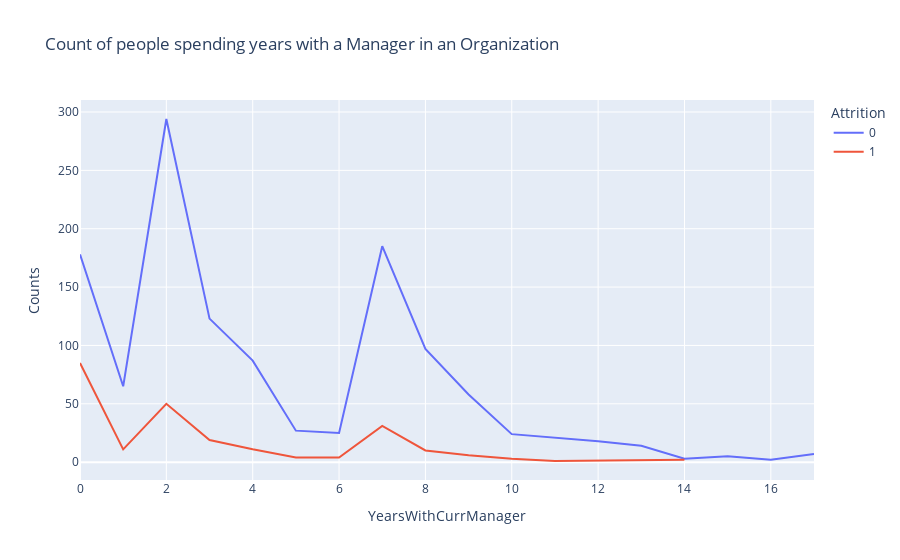

Notebook cell for this chart:
### Code cell
man_att=data.groupby(['YearsWithCurrManager','Attrition']).apply(lambda x:x['DailyRate'].count()).reset_index(name='Counts')
px.line(man_att,x='YearsWithCurrManager',y='Counts',color='Attrition',title='Count of people spending years with a Manager in an Organization')

### Figure 1 — Plotly figure (JSON) as saved in the notebook; plotly's stock layout.template omitted (floating-point values rounded to 4 significant figures)
{"data": [{"hovertemplate": "Attrition=0<br>YearsWithCurrManager=%{x}<br>Counts=%{y}<extra></extra>", "legendgroup": "0", "line": {"color": "#636efa", "dash": "solid"}, "marker": {"symbol": "circle"}, "mode": "lines", "name": "0", "orientation": "v", "showlegend": true, "x": [0, 1, 2, 3, 4, 5, 6, 7, 8, 9, 10, 11, 12, 13, 14, 15, 16, 17], "xaxis": "x", "y": [178, 65, 294, 123, 87, 27, 25, 185, 97, 58, 24, 21, 18, 14, 3, 5, 2, 7], "yaxis": "y", "type": "scatter"}, {"hovertemplate": "Attrition=1<br>YearsWithCurrManager=%{x}<br>Counts=%{y}<extra></extra>", "legendgroup": "1", "line": {"color": "#EF553B", "dash": "solid"}, "marker": {"symbol": "circle"}, "mode": "lines", "name": "1", "orientation": "v", "showlegend": true, "x": [0, 1, 2, 3, 4, 5, 6, 7, 8, 9, 10, 11, 14], "xaxis": "x", "y": [85, 11, 50, 19, 11, 4, 4, 31, 10, 6, 3, 1, 2], "yaxis": "y", "type": "scatter"}], "layout": {"xaxis": {"anchor": "y", "domain": [0, 1], "title": {"text": "YearsWithCurrManager"}}, "yaxis": {"anchor": "x", "domain": [0, 1], "title": {"text": "Counts"}}, "legend": {"title": {"text": "Attrition"}, "tracegroupgap": 0}, "title": {"text": "Count of people spending years with a Manager in an Organization"}}}
